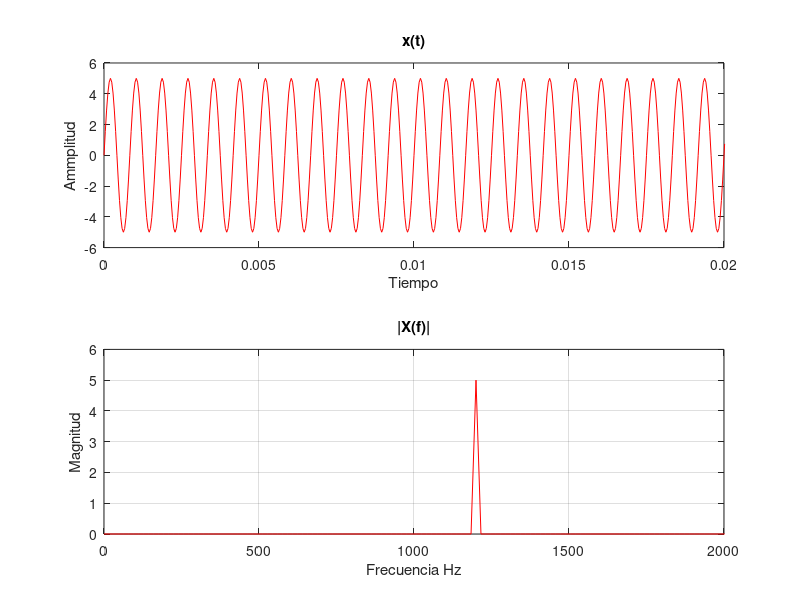

This figure's MATLAB source:
%Ejercicio 1
%%Tiempo
clc, clear all
Fs=1200*20;
T=1/Fs;
L=1500;
t=(0:L-1)*T;
A=5; 
F=1200;
y=A*sin(2*pi*F*t);
figure(1)
subplot(2 ,1, 1)
plot(t,y,'r')
title('x(t)')
xlabel('Tiempo')
ylabel('Ammplitud');
xlim([0 0.02])

%%Fourier
f=Fs*(0:(L/2))/L;
Y=fft(y);
P2=abs(Y/L);
P1=P2(1:L/2+1)*2;
figure(1)
subplot(2 ,1, 2)
plot(f,P1,'r')
title('|X(f)|')
xlabel('Frecuencia Hz')
ylabel('Magnitud');
xlim([0 2000])
grid on

 %yf=fftshift(fft(y,10000))*T;
 %w=linspace(-Fs/2,Fs/2,10000)*2*pi;
 %figure (3)
 %plot(w/(2*pi),abs(yf));

 %xlim([-2300 2300])
 %grid on
